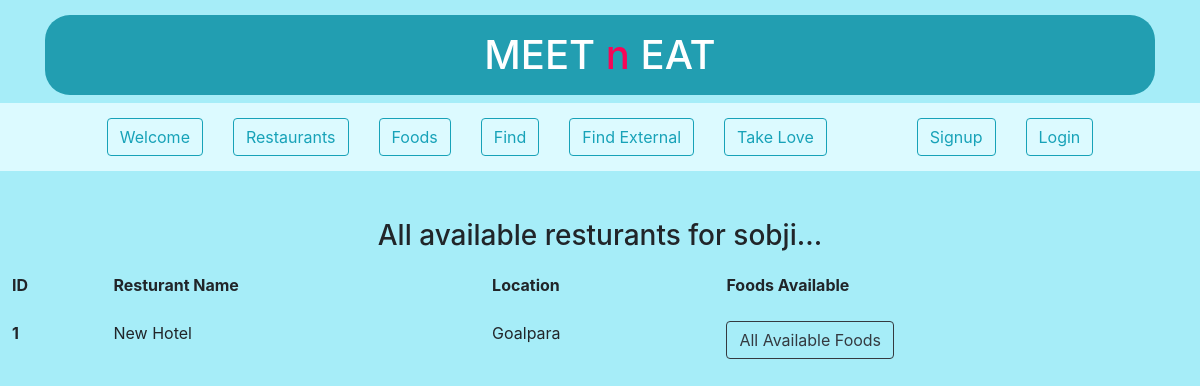
/foods/resturants/1, run on the app's committed database.
### app.py (models this page shows, shortened)
class food(db.Model):
    id = db.Column(db.Integer, primary_key=True)
    name = db.Column(db.String, unique=True, nullable=False)

class rstrnt(db.Model):
    id = db.Column(db.Integer, primary_key=True)
    rstrnt_name = db.Column(db.String(20), unique=True, nullable=False)
    rstrnt_loct = db.Column(db.String(40), unique=False, nullable=False)

### app.py (the view)
@app.route("/foods/resturants/<int:id>")
def resturants_available_forthis_food(id):
    if not food.query.get(id): #Exception Handling -- If wrong food id entered
        flash("No such food item found :(")
        return redirect("/foods")
    the_food = resturant_availabelity.query.get(id)
    food_name = (food.query.get(id)).name
    rsts = the_food.rstrnt_ids
    rst_lst = []
    for i in rsts:
        rst= rstrnt.query.get(i)
        rst_lst.append({"resturant_id":rst.id, "resturant_name":rst.rstrnt_name, "resturant_loct":rst.rstrnt_loct.replace("+", " ")})
    return render_template("available_resturants.html", rst_lst=rst_lst, food_name=food_name)

### templates/available_resturants.html (shortened to what this page needs)
{% extends 'base.html' %}
  {% block ttl2bd %}
  <br>
      <h3 class="text-center container"> All available resturants for {{food_name}}...</h3>
    <div>
        <table class="table table-borderless">
            <thead>
                <tr>
                  <th scope="col">ID</th>
                  <th scope="col">Resturant Name</th>
                  <th scope="col">Location</th>
                  <th scope="col">Foods Available</th>
                </tr>
              </thead>
              <tbody>
                  {% for i in rst_lst %}
                  <tr>
                      <th scope="row">{{i["resturant_id"]}}</th>
                      <td>{{i["resturant_name"]}}</td>
                      <td>
                        {{i["resturant_loct"]}}
                      </td>
                      <td><a href="/resturants/foods/{{i['resturant_id']}}" type="button" class="btn btn-outline-dark">All Available Foods</button>
                      </td>
                    </tr>
                    {% endfor %}
              </tbody>
        </table>
    </div>
  {% endblock ttl2bd %}

### data on the page
food: name "sobji"
rstrnt: resturant_id "1", resturant_name "New Hotel", resturant_loct "Goalpara"
